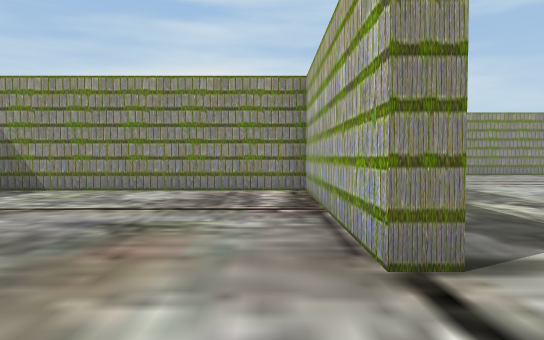
view 1 (above)

23 first-person views from a walk through a scene from a Unity 3-D project. The camera is 1.5 m above the floor, tilts 2° down and sees 70° across. Doors are open. The floor is counted in squares, 2 m on a side. Each view is taken from the middle of a square. On the plan, view 1 faces up. The plan holds only what a view shows up to about 12 squares ahead; the rest is blank. The place goes on beyond the plan. The player character is not drawn. Some animated figures are not drawn. Some surface patterns are stand-ins.

view 2
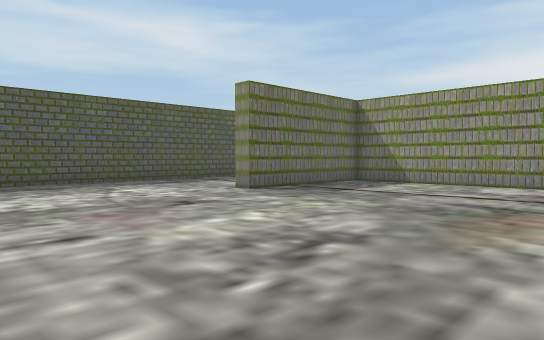

view 3
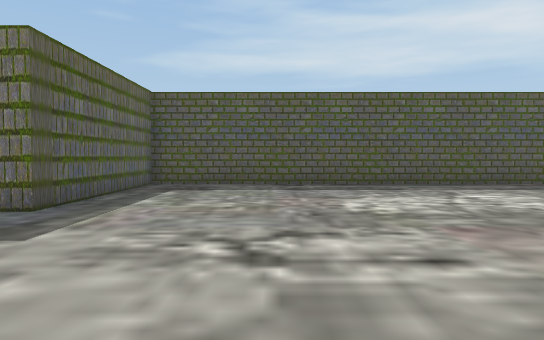

view 4
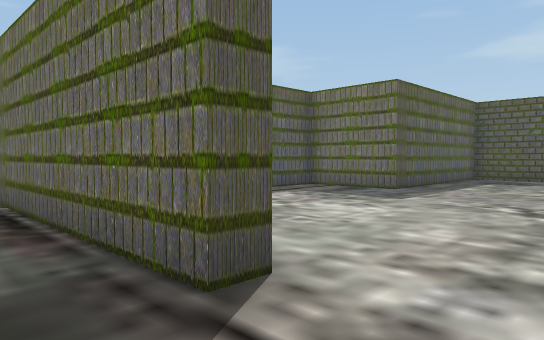

view 5
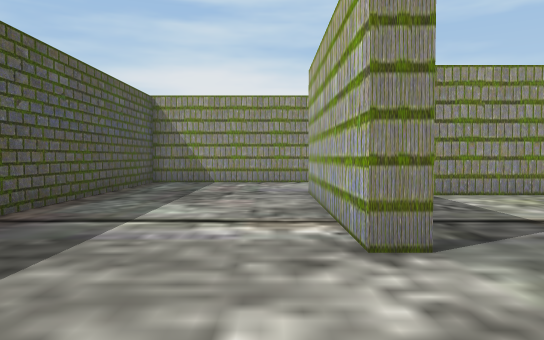

view 6
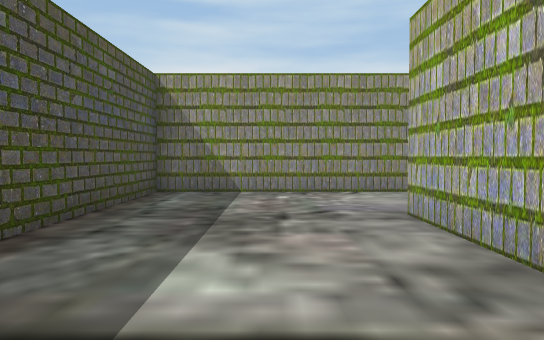

view 7
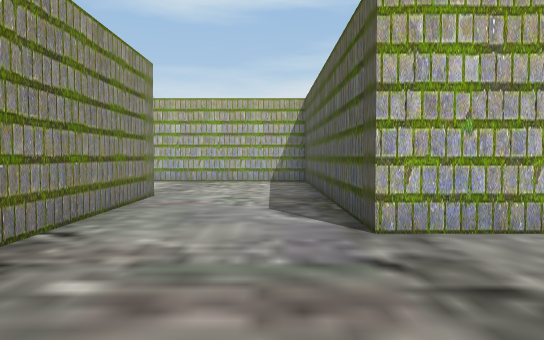

view 8
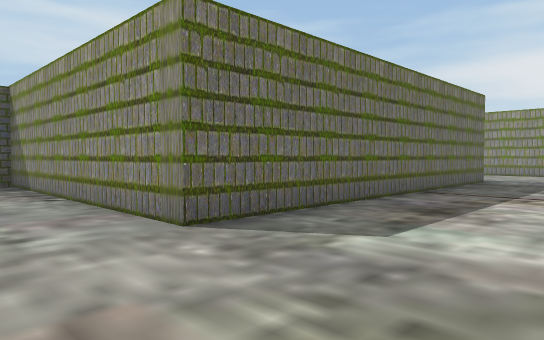

view 9
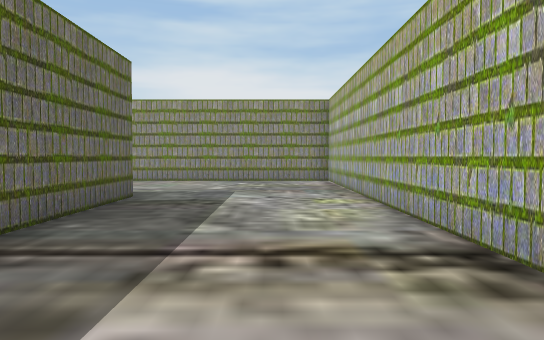

view 10
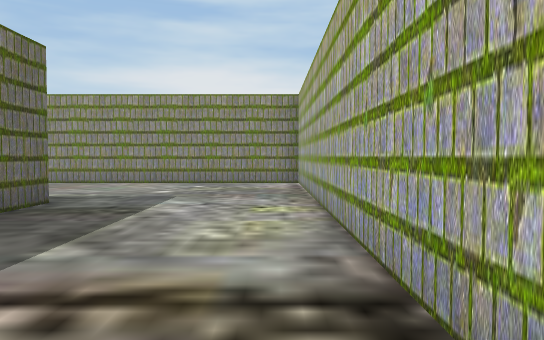

view 11
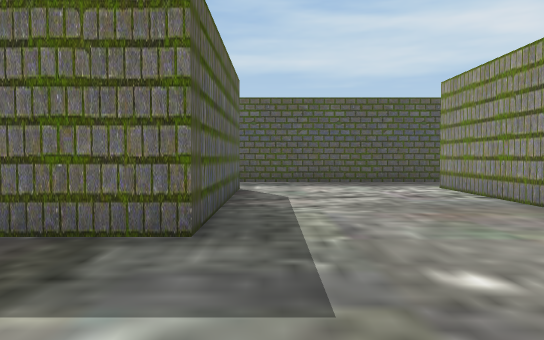

view 12
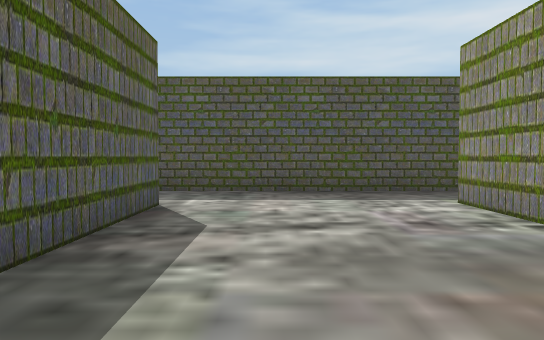

view 13
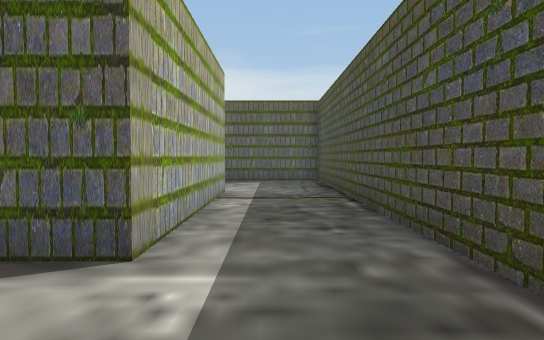

view 14
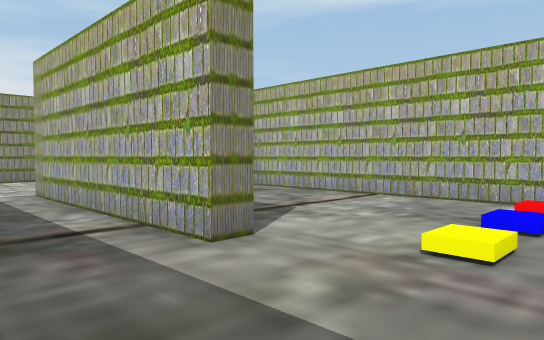

view 15
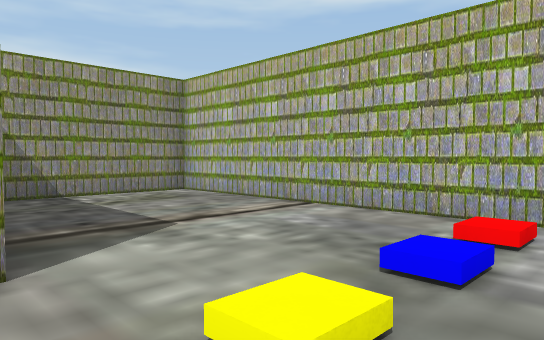

view 16
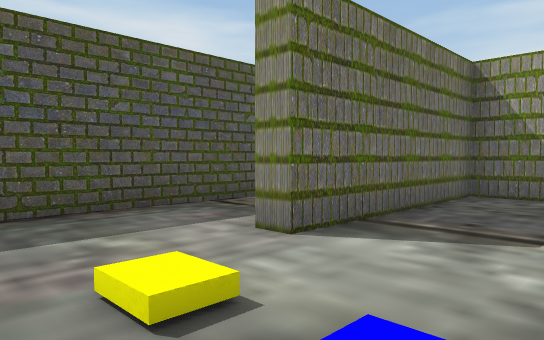

view 17
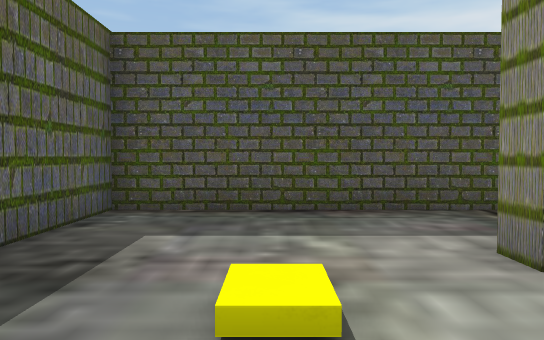

view 18
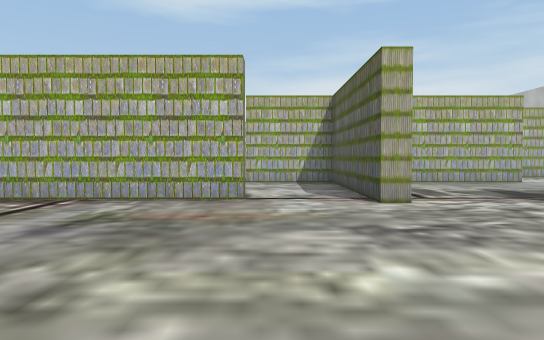

view 19
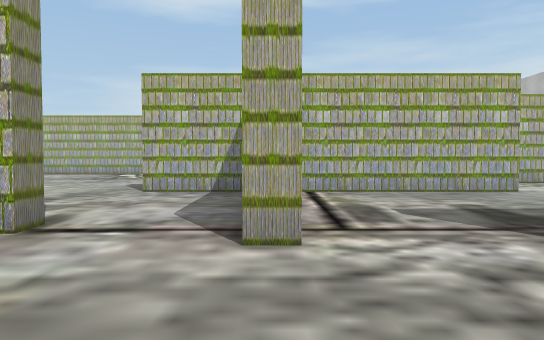

view 20
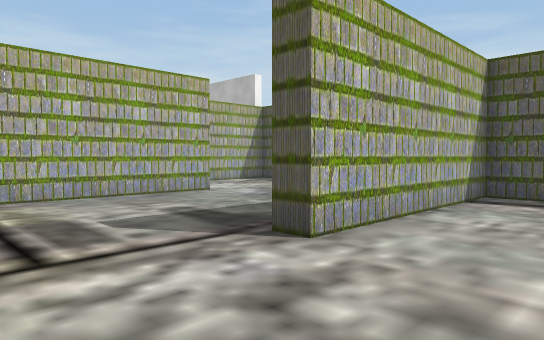

view 21
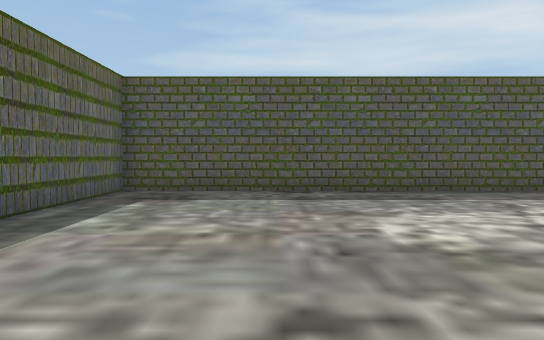

view 22
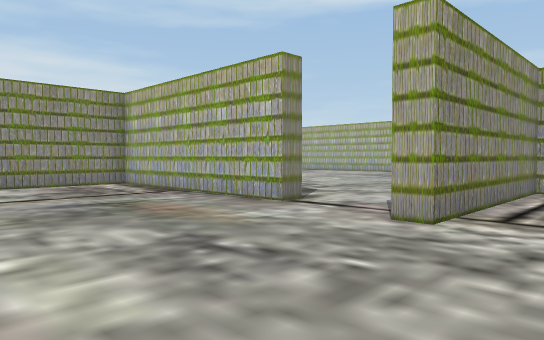

view 23
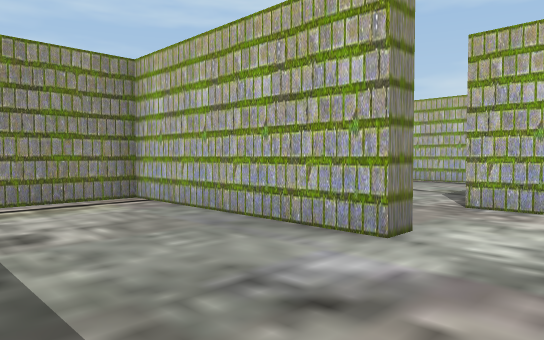

### Floor plan
Ten units are one square. View 1 is at (0, 0); x grows to the right and y downward. Boxes are objects, and circles mark ways between rooms. Rooms are numbered by the first view taken in them; rooms with no view inside come last. Other rooms are left out.
<svg viewBox="-119 -275 204 355">
<path fill="none" stroke="#000" d="M-41 -148 -41 -170M-85 -168 -90 -168 -90 -223 -36 -223 -36 -122 -114 -122 -114 52 -63 52 -63 75M8 -170 8 -270 -92 -270M8 -25 8 -85 -67 -85 -67 -40 -72 -40 -72 -90 8 -90 8 -136M2 3 2 -2M-114 -266 -114 -128 -91 -128M2 75 2 27M53 53 53 3 2 3M2 27 7 27 7 75M-41 -170 -41 -217 -85 -217 -85 -168M59 53 53 53M80 75 80 50"/>
<circle cx="10" cy="15" r="3" fill="#2a7"/>
<circle cx="-60" cy="-170" r="3" fill="#2a7"/>
<circle cx="60" cy="65" r="3" fill="#2a7"/>
<text x="-50" y="-100">1</text>
<text x="30" y="40">2</text>
<text x="-70" y="-200">3</text>
<text x="60" y="60">4</text>
</svg>
Room 1 opens to room 2. Room 1 opens to room 3. Room 2 opens to room 4.

Where each view was taken, in squares from view 1:
view 1: 0 up, 0 right, facing up
view 2: 2 down, 0 right, facing up-left
view 3: 2 down, 1 left, facing left
view 4: 1 down, 2 right, facing down-left
view 5: 1 up, 8 left, facing up
view 6: 4 up, 9 left, facing up
view 7: 10 up, 11 left, facing right
view 8: 10 up, 0 right, facing up-left
view 9: 15 up, 1 left, facing up
view 10: 16 up, 0 right, facing up
view 11: 23 up, 0 right, facing left
view 12: 24 up, 3 left, facing left
view 13: 25 up, 10 left, facing down
view 14: 14 up, 11 left, facing up-right
view 15: 14 up, 9 left, facing up-right
view 16: 14 up, 6 left, facing up-left
view 17: 15 up, 6 left, facing left
view 18: 2 up, 6 left, facing right
view 19: 0 up, 3 left, facing right
view 20: 0 up, 2 left, facing down-right
view 21: 2 down, 3 left, facing left
view 22: 2 down, 4 left, facing up-right
view 23: 7 down, 2 right, facing up-right
